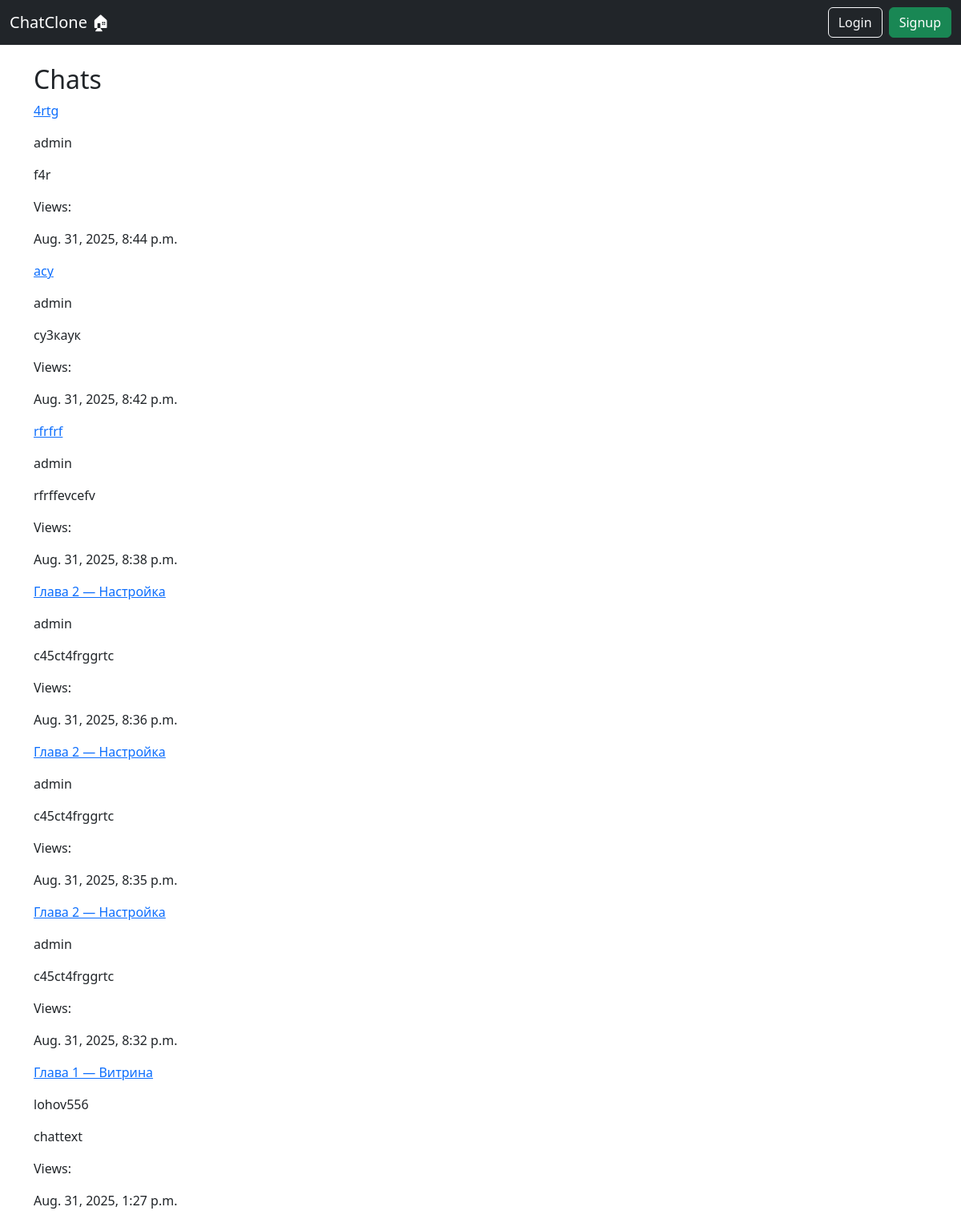
The page / on the database its author committed.
### chats/models.py (models this page shows, shortened)
class Chat(models.Model):
    author = models.ForeignKey(
    User,
    on_delete=models.CASCADE,
    related_name="created_chats"
)
    participants = models.ManyToManyField(
        User,
        related_name='chats',
        verbose_name='Participants',
    )
    topic = models.CharField(
        max_length=200,
        null=False,
        blank=False,
        )
    text = models.TextField(verbose_name="Text")
    created_at = models.DateTimeField(auto_now_add=True)
    updated_at = models.DateTimeField(auto_now=True)
    views = models.PositiveIntegerField(default=0)
    class Meta:
        verbose_name='Chat'
        verbose_name_plural='Chats'
        ordering =['-updated_at']

### chats/views.py (the view)
# urls.py: path('', views.index, name="index"),
def index(request):
    chat_list = Chat.objects.all()
    context = {
        'chat_list': chat_list,
    }
    return render(request, 'chats/index.html', context)

### chats/templates/chats/index.html (shortened to what this page needs)
{% extends "chats/base.html" %}
{% block content %}
<h2>Chats</h2>
{% if chat_list %}
    {% for chat in chat_list %}
        <a href="{% url 'chats:chat_detail' chat.id %}">
            <p>{{chat.topic}}</p>
        </a>
        <p>{{chat.author}}</p>
        <p>{{chat.text}}</p>
        <p>Views:{{chat.view}}</p>
        <p>{{chat.created_at}}</p>
    {% endfor %}
{% else %}
    <p> No chats yet</p>
{% endif %}
{% endblock content %}

### chats/templates/chats/base.html (shortened to what this page needs)
<!DOCTYPE html>
<html lang="en">
<head>
    <link rel="stylesheet" href="https://cdn.jsdelivr.net/npm/bootstrap@5.3.3/dist/css/bootstrap.min.css">
</head>
<body>
    <nav class="navbar navbar-expand-lg navbar-dark bg-dark mb-4">
        <div class="container-fluid">
            <a class="navbar-brand" href="{% url 'chats:index' %}">ChatClone  🏠︎ </a>
            <div class="d-flex">
                {% if user.is_authenticated %}
                    <span class="navbar-text me-3">
                        <a href="{% url 'chats:new_chat' %}">Create new chat </a>
                        Hello, {{ user.username }}!
                    </span>
                    <a class="btn btn-outline-light" href="{% url 'users:logout' %}">Logout</a>
                {% else %}
                    <a class="btn btn-outline-light me-2" href="{% url 'users:login' %}">Login</a>
                    <a class="btn btn-success" href="{% url 'users:register' %}">Signup</a>
                {% endif %}
            </div>
        </div>
    </nav>
    <div class="container">
        {% block content %}{% endblock %}
    </div>
</body>
</html>

### rows shown on the page
Chat: topic "4rtg", author "admin", text "f4r", created_at "Aug. 31, 2025, 8:44 p.m."
Chat: topic "асу", author "admin", text "су3каук", created_at "Aug. 31, 2025, 8:42 p.m."
Chat: topic "rfrfrf", author "admin", text "rfrffevcefv", created_at "Aug. 31, 2025, 8:38 p.m."
Chat: topic "Глава 2 — Настройка", author "admin", text "c45ct4frggrtc", created_at "Aug. 31, 2025, 8:36 p.m."
Chat: topic "Глава 2 — Настройка", author "admin", text "c45ct4frggrtc", created_at "Aug. 31, 2025, 8:35 p.m."
Chat: topic "Глава 2 — Настройка", author "admin", text "c45ct4frggrtc", created_at "Aug. 31, 2025, 8:32 p.m."
Chat: topic "Глава 1 — Витрина", author "lohov556", text "chattext", created_at "Aug. 31, 2025, 1:27 p.m."
